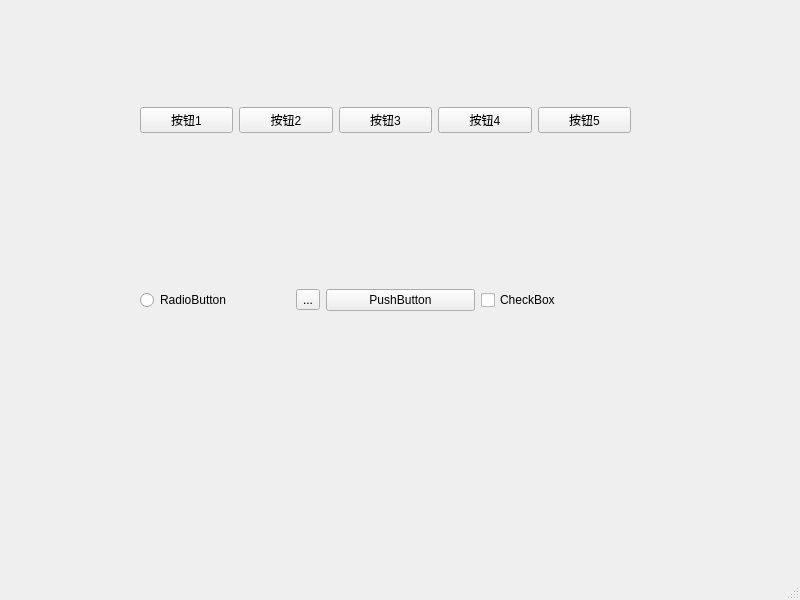
<?xml version="1.0" encoding="UTF-8"?>
<ui version="4.0">
 <class>MainWindow</class>
 <widget class="QMainWindow" name="MainWindow">
  <property name="geometry">
   <rect>
    <x>0</x>
    <y>0</y>
    <width>800</width>
    <height>600</height>
   </rect>
  </property>
  <property name="windowTitle">
   <string>MainWindow</string>
  </property>
  <widget class="QWidget" name="centralwidget">
   <widget class="QWidget" name="horizontalLayoutWidget">
    <property name="geometry">
     <rect>
      <x>140</x>
      <y>260</y>
      <width>491</width>
      <height>80</height>
     </rect>
    </property>
    <layout class="QHBoxLayout" name="horizontalLayout_2">
     <item>
      <widget class="QRadioButton" name="radioButton">
       <property name="text">
        <string>RadioButton</string>
       </property>
      </widget>
     </item>
     <item>
      <widget class="QToolButton" name="toolButton">
       <property name="text">
        <string>...</string>
       </property>
      </widget>
     </item>
     <item>
      <widget class="QPushButton" name="pushButton_6">
       <property name="text">
        <string>PushButton</string>
       </property>
      </widget>
     </item>
     <item>
      <widget class="QCheckBox" name="checkBox">
       <property name="text">
        <string>CheckBox</string>
       </property>
      </widget>
     </item>
    </layout>
   </widget>
   <widget class="QWidget" name="">
    <property name="geometry">
     <rect>
      <x>140</x>
      <y>70</y>
      <width>491</width>
      <height>101</height>
     </rect>
    </property>
    <layout class="QHBoxLayout" name="horizontalLayout">
     <item>
      <widget class="QPushButton" name="pushButton">
       <property name="text">
        <string>按钮1</string>
       </property>
      </widget>
     </item>
     <item>
      <widget class="QPushButton" name="pushButton_2">
       <property name="text">
        <string>按钮2</string>
       </property>
      </widget>
     </item>
     <item>
      <widget class="QPushButton" name="pushButton_3">
       <property name="text">
        <string>按钮3</string>
       </property>
      </widget>
     </item>
     <item>
      <widget class="QPushButton" name="pushButton_4">
       <property name="text">
        <string>按钮4</string>
       </property>
      </widget>
     </item>
     <item>
      <widget class="QPushButton" name="pushButton_5">
       <property name="text">
        <string>按钮5</string>
       </property>
      </widget>
     </item>
    </layout>
   </widget>
  </widget>
  <widget class="QMenuBar" name="menubar">
   <property name="geometry">
    <rect>
     <x>0</x>
     <y>0</y>
     <width>800</width>
     <height>23</height>
    </rect>
   </property>
  </widget>
  <widget class="QStatusBar" name="statusbar"/>
 </widget>
 <resources/>
 <connections/>
</ui>
